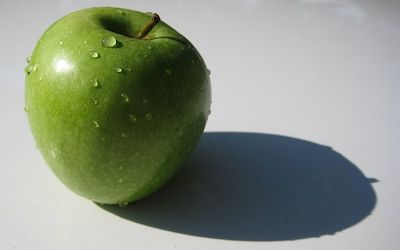
#> input picture PA1/Images/apple.jpg, 400 x 250 px; the run also reads 2 pictures not shown here
$ jupyter execute --allow-errors PA1.ipynb
#> lines starting #> are read from the running program, lines starting #| are printed output that depends on the picture; after the words box and inside, x2 and y2 are one past the last pixel; in counts of white or black regions, pixels touching at a corner belong together
# CSE 4310
# Programming Assignment 1 (P1)

[cell 1]
import cv2
import matplotlib.pyplot as plt
import numpy as np
import math

### Task 1 (20 points)

Import the "rgb.png" image

a) Display the Red, Green and Blue color channels separately in a 1X3 plot. Use grayscale colormap for displaying the images (cmap = "gray" in matplotlib)
DONE

b) Convert the image to grayscale using the formula, grayscale = (0.33 * Red + 0.33 * Green + 0.33 * Blue) and display the image.
DONE

c) Apply an appropriate mask on the "rgb.png" image based on pixel intensity values to display the red pixels only.
DONE

d) Convert the "rgb.png" image to HSV, adjust the value/brightness value in the HSV image to 50%, convert the HSV back to RGB, and display the result.
DONE

[cell 2]
imported_rgb = cv2.imread("Images/rgb.png")

########### TASK 1A ###########
#> (the rest of this cell did not finish here and is left out)

[cell 3]
########### TASK 1B ###########
# For task 1B, we will handle each channel separetely and then calculate respective component, aggregating the sum in a "grayscale" place holder.
grayscale = np.zeros_like(imported_rgb)
#> (the rest of this cell did not finish here and is left out)

#> (a cell that did not finish here is left out)

#> (a cell that did not finish here is left out)

Task 2

DONE
a)

You want to extract the green apple from the image above. Apply a suitable mask to extract the green apple from the RGB image.

You will now do the same thing in HSV space. Covert the image to HSV space and apply a suitable mask to extract the green apple.

Display the original image, the masked image in RGB space and the masked image in HSV color space in a 1X3 plot.

DONE
b) Import the "fruits.jpg" image

You want to extract the orange colors from the image above. Apply a suitable mask to extract the orange pixels in RGB color space.

You will now do the same thing in HSV space. Covert the same image to HSV space and apply a suitable mask to extract the orange color pixels.

Display the original image, the masked image in RGB space and the masked image in HSV color space in a 1X3 plot.

[cell 6]
########### TASK 2A ###########

imported_fruit = cv2.imread("Images/apple.jpg")
#> imported_fruit is the input picture: shape (250, 400, 3); mean B, G, R 129.5, 145.5, 137.5

# Originally I wanted to use the same approach, but I didn't like that it would
# maintain the white background. So instead, we will do a modified version that
# starts off with blacking off the whole image and going from there.

masked_fruit_bgr = np.zeros_like(imported_fruit)


# I stole this from a google search that generated this code via AI
def is_in_range(number, low_high):
    """Returns True if number is within [start, stop), else False."""
    return number in range(low_high[0], low_high[1])


# imported_fruit.shape = (360, 661, 3)
# [12 lines left out: functions is_white, is_yellow, not called in this run]

def is_green(r, g, b):
    return (int(g) > int(r) + 30) and (int(g) > int(b) + 30)


def is_pixel_green(r, g, b, min_intensity=100, ratio=1.0):
    r = int(r)
    g = int(g)
    b = int(b)

    return (g > min_intensity) and ((g > r * ratio) and (g > b * ratio))


for row in range(0, imported_fruit.shape[0]):
    for col in range(0, imported_fruit.shape[1]):
        b, g, r = imported_fruit[row, col]

        if (is_pixel_green(r, g, b, min_intensity=30)):
            masked_fruit_bgr[row, col, :] = imported_fruit[row, col, :]
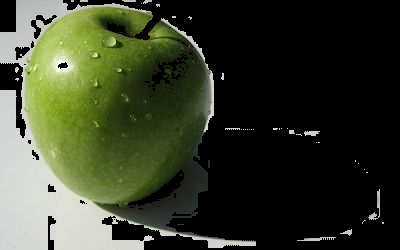
#> masked_fruit_bgr: shape (250, 400, 3); mean B, G, R 42.7, 61.4, 55.9


# For HSV, we just need to find the range of green values for the hue. As such,
# I used my friend (google) to get this range. With this range, we then just
# check every point in the image for the range.

# The range I will use is defined as 80° to 140°.
hsv_fruit = cv2.cvtColor(imported_fruit, cv2.COLOR_BGR2HSV)
#> hsv_fruit: shape (250, 400, 3); mean H, S, V 64.6, 62.8, 148.5

# I finally looked up the better way to implement masks compared to the prior approach of using for loops.
lower_green = np.array([30, 40, 40])
upper_green = np.array([90, 255, 255])

# Binary mask is created :D
mask_hsv_fruit = cv2.inRange(hsv_fruit, lower_green, upper_green)
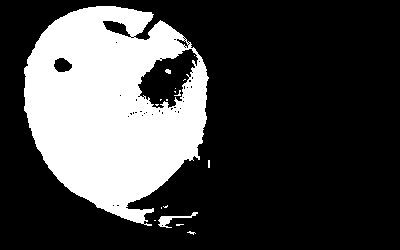
#> mask_hsv_fruit: shape (250, 400); 26.9% white; 17 white regions (14 under 20 px), largest, box (x1, y1, x2, y2) and area: (24, 6, 209, 226) 26612, (158, 212, 198, 228) 177, (165, 69, 171, 74) 23

masked_hsv_fruit = cv2.bitwise_and(hsv_fruit, hsv_fruit, mask=mask_hsv_fruit)
#> masked_hsv_fruit: shape (250, 400, 3); mean H, S, V 10.7, 40.8, 30.4

converted_bgr_to_rgb_masked_fruit = cv2.cvtColor(masked_fruit_bgr, cv2.COLOR_BGR2RGB)
converted_hsv_to_rgb_masked_fruit = cv2.cvtColor(masked_hsv_fruit, cv2.COLOR_HSV2RGB)

fig, ax = plt.subplots(1, 3)

ax[0].imshow(cv2.cvtColor(imported_fruit, cv2.COLOR_BGR2RGB))
ax[0].set_title("Original")

ax[1].imshow(converted_bgr_to_rgb_masked_fruit)
ax[1].set_title("RGB Masked")

ax[2].imshow(converted_hsv_to_rgb_masked_fruit)
ax[2].set_title("HSV Masked")

plt.show()

print(imported_fruit[120, 100])
#| [18 87 66]

[cell 7]
########### TASK 2B ###########

# b) Import the "fruits.jpg" image
#
# <img src = "Images/fruits.jpg" style="width:300px;height:180px">
#
# You want to extract the orange colors from the image above. Apply a suitable
# mask to extract the orange pixels in RGB color space.
#
# You will now do the same thing in HSV space. Covert the same image to HSV
# space and apply a suitable mask to extract the orange color pixels.

# Compared to my prior apporach, it will be better (probably not). That is because I am revisiting this after doing nearly all of the tasks.

imported_fruits = cv2.imread("Images/fruits.jpg")
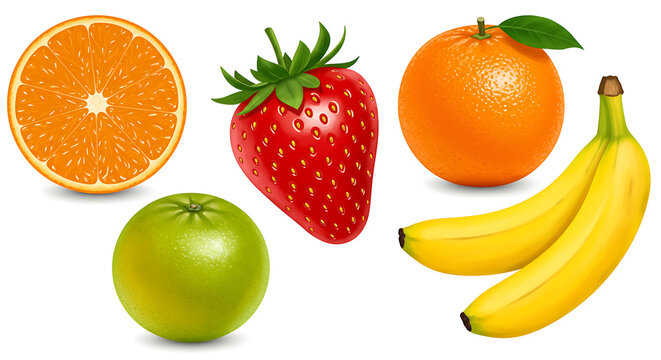
#> input picture PA1/Images/fruits.jpg, 661 x 360 px
#> imported_fruits is the input picture: shape (360, 661, 3); mean B, G, R 140.3, 198.3, 234.8

def is_white(r, g, b):
    if r >= 200 and b >= 200 and g >= 200:
        if r == 255 and b == 255 and g == 255:
            return True

    return False

def is_pixel_orange(r, g, b, min_intensity=100, ratio=1.0):
    return (float((r + g) / 2) > min_intensity) and ((r > g * ratio) and (r > b * ratio))

rows, cols, _ = imported_fruits.shape

masked_orange_fruit_bgr = np.zeros_like(imported_fruits)

for row in range(0, rows):
    for col in range(0, cols):
        b, g, r = imported_fruits[row, col]

        r = int(r)
        g = int(g)
        b = int(b)

        if (is_white(r, g, b) and (r != b or r != g)) or is_pixel_orange(r, g, b, min_intensity=150, ratio=1.2):
            masked_orange_fruit_bgr[row, col] = imported_fruits[row, col]
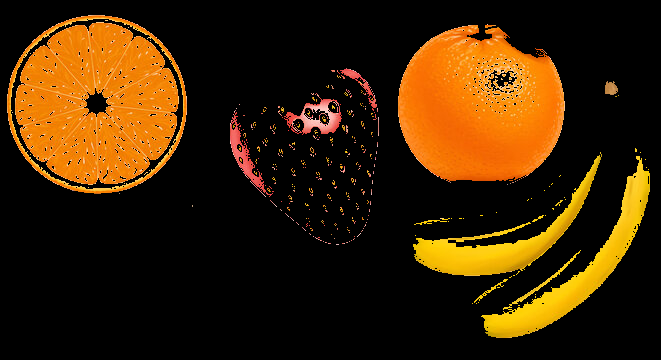
#> masked_orange_fruit_bgr: shape (360, 661, 3); mean B, G, R 4.7, 34.5, 58.6

print(imported_fruits[150, 300])
#| [  2   2 216]


hsv_fruits = cv2.cvtColor(imported_fruits, cv2.COLOR_BGR2HSV)
#> hsv_fruits: shape (360, 661, 3); mean H, S, V 17.4, 112.7, 237.1

# Googled these thresholds
lower_orange = np.array([5, 150, 150])
upper_orange = np.array([20, 255, 255])

mask_hsv_fruits = cv2.inRange(hsv_fruits, lower_orange, upper_orange)
#> mask_hsv_fruits: shape (360, 661); 17.9% white; 276 white regions (270 under 20 px), largest, box (x1, y1, x2, y2) and area: (398, 25, 564, 187) 20074, (15, 23, 178, 185) 19257, (7, 15, 187, 194) 1863, (604, 80, 619, 95) 178, (547, 228, 564, 247) 44, (485, 25, 496, 28) 21
masked_hsv_fruits = cv2.bitwise_and(hsv_fruits, hsv_fruits, mask=mask_hsv_fruits)
#> masked_hsv_fruits: shape (360, 661, 3); mean H, S, V 2.7, 43.2, 43.5


fig, ax = plt.subplots(1, 3, figsize=(10,6))
ax[0].imshow(cv2.cvtColor(imported_fruits, cv2.COLOR_BGR2RGB))
ax[0].set_title("Original")
ax[1].imshow(cv2.cvtColor(masked_orange_fruit_bgr, cv2.COLOR_BGR2RGB))
ax[1].set_title("RGB Masked")
ax[2].imshow(cv2.cvtColor(masked_hsv_fruits, cv2.COLOR_HSV2RGB))
ax[2].set_title("HSV Masked")


# Display the original image, the masked image in RGB space and the masked image in HSV color space in a 1X3 plot.

# Task 3 (20 points)

Import the "pumpkins.jpeg" image and apply the following point processing to it.

a) Create a darker image by subtracting 100 from each pixel intensity value.
DONE

b) Create a nonlinear lower contrast image by applying the formula $(x / 255)^{1/3}$ X 255, where x is the original pixel intensity.
DONE

c) Invert the original image where the pixel values are updated as 255 - current pixel intensity value.
DONE

d) Create a brighter image by adding 100 to each pixel intensity value.
DONE

e) Create a nonlinear higher contrast image by applying the formula $(x / 255)^{2}$ X 255, where x is the original pixel intensity.
DONE

Display all of these images along with the original image in a 2X3 grid.

[cell 8]
########### TASK 3A ###########

imported_pumpkins_bgr = cv2.imread("Images/pumpkins.jpeg")
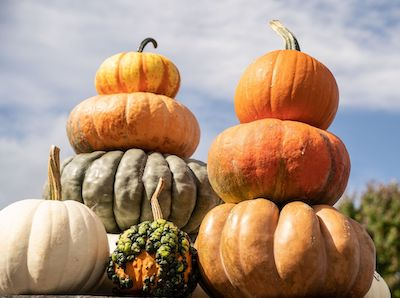
#> input picture PA1/Images/pumpkins.jpeg, 400 x 298 px
#> imported_pumpkins_bgr is the input picture: shape (298, 400, 3); mean B, G, R 124.2, 144.5, 170.8

# So to "subtract 100 from each pixel intensity value", I will interpret this
# as subtracting each channel, ensuring to apply clipping.

task3a_darkened_pumpkin = imported_pumpkins_bgr.copy()
task3a_darkened_pumpkin = cv2.subtract(imported_pumpkins_bgr, 100)

plt.imshow(cv2.cvtColor(task3a_darkened_pumpkin, cv2.COLOR_BGR2RGB))
plt.title("Task 3A")
plt.show()

[cell 9]
########### TASK 3B ###########

# Ok so prior I could use the cv2.subtract, but now I will do the per-pixel
# operation and apply the formula

# Formula: $(x / 255)^{1/3}$ X 255
task3b_nonlinear_image = imported_pumpkins_bgr.copy()

# imported_pumpkins_bgr.shape = (298, 400, 3)
#
# Addendum: I got pranked and learned that x is a normalized value. So I need to normalize first >:(
# Addendum 2: I was wrong, there is no such min-max normalization since the nonlinear_contrast_formula already is doing a form of normalization by dividing by 255
blue_range = [np.min(task3b_nonlinear_image[:, :, 0]), np.max(task3b_nonlinear_image[:, :, 0])]
green_range = [np.min(task3b_nonlinear_image[:, :, 1]), np.max(task3b_nonlinear_image[:, :, 1])]
red_range = [np.min(task3b_nonlinear_image[:, :, 2]), np.max(task3b_nonlinear_image[:, :, 2])]

# We will use min/max normalization

def nonlinear_contrast_formula(channel):
    return float((channel / 255)**(1/3) * 255)

for row in range(0, 298):
    for col in range(0, 400):
        b, g, r = task3b_nonlinear_image[row, col, :]
        task3b_nonlinear_image[row, col, :] = [nonlinear_contrast_formula(b), nonlinear_contrast_formula(g), nonlinear_contrast_formula(r)]
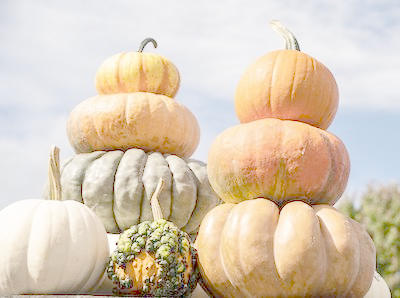
#> task3b_nonlinear_image: shape (298, 400, 3); mean B, G, R 182.9, 202.7, 218

# So PLT doesn't actually need the rgb channels to be in the range 0-255 since
# it has its own normalization metrics, so I did not bother with making the
# channels back into 0-255

plt.imshow(cv2.cvtColor(task3b_nonlinear_image, cv2.COLOR_BGR2RGB))
plt.title("Task 3B")
plt.show()

[cell 10]
########### TASK 3C ###########

# So we just invert the image. I will also just use for loops again, there is probably a more elegant solution with lambda functions or something
task3c_inverted_image = imported_pumpkins_bgr.copy()

for row in range(0, 297):
    for col in range(0, 399):
        b, g, r = task3c_inverted_image[row, col, :]
        b = 255 - b
        g = 255 - g
        r = 255 - r
        task3c_inverted_image[row, col, :] = [b, g, r]
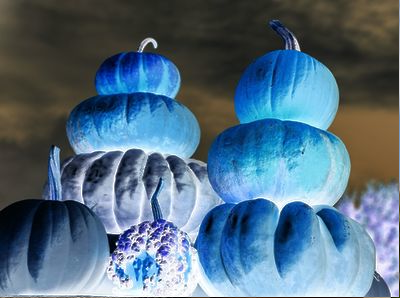
#> task3c_inverted_image: shape (298, 400, 3); mean B, G, R 130.3, 110.1, 83.9

plt.imshow(cv2.cvtColor(task3c_inverted_image, cv2.COLOR_BGR2RGB))
plt.title("Task 3C")
plt.show()

[cell 11]
########### TASK 3D ###########

# For this, do the same approach from task 3a

task3d_brighted_image = imported_pumpkins_bgr.copy()
task3d_brighted_image = cv2.add(task3d_brighted_image, 100)

plt.imshow(cv2.cvtColor(task3d_brighted_image, cv2.COLOR_BGR2RGB))
plt.title("Task 3D")
plt.show()

[cell 12]
########### TASK 3E ###########

# e) Create a nonlinear higher contrast image by applying the formula $(x / 255)^{2}$ X 255, where x is the original pixel intensity.
# Formula: $(x / 255)^{2}$ X 255
task3e_nonlinear_image = imported_pumpkins_bgr.copy()

# imported_pumpkins_bgr.shape = (298, 400, 3)
#
# Addendum: I got pranked and learned that x is a normalized value. So I need to normalize first >:(
blue_range = [np.min(task3e_nonlinear_image[:, :, 0]), np.max(task3e_nonlinear_image[:, :, 0])]
green_range = [np.min(task3e_nonlinear_image[:, :, 1]), np.max(task3e_nonlinear_image[:, :, 1])]
red_range = [np.min(task3e_nonlinear_image[:, :, 2]), np.max(task3e_nonlinear_image[:, :, 2])]

# We will use min/max normalization

def nonlinear_higher_contrast_formula(channel):
    return float((channel / 255)**(2) * 255)

for row in range(0, 298):
    for col in range(0, 400):
        b, g, r = task3e_nonlinear_image[row, col, :]
        task3e_nonlinear_image[row, col, :] = [nonlinear_higher_contrast_formula(b), nonlinear_higher_contrast_formula(g), nonlinear_higher_contrast_formula(r)]
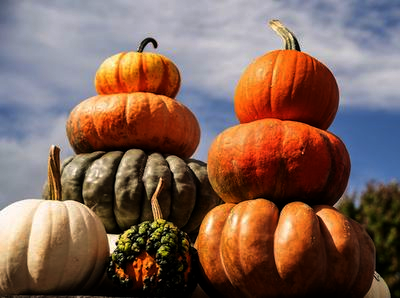
#> task3e_nonlinear_image: shape (298, 400, 3); mean B, G, R 86.6, 98.8, 128.2

plt.imshow(cv2.cvtColor(task3e_nonlinear_image, cv2.COLOR_BGR2RGB))
plt.title("Task 3e")
plt.show()

[cell 13]
# Do the display all them images in 2x3

fig, ax = plt.subplots(2, 3, figsize=(12,8))
ax[0, 0].imshow(cv2.cvtColor(imported_pumpkins_bgr, cv2.COLOR_BGR2RGB))
ax[0, 0].set_title("Original")

ax[0, 1].imshow(cv2.cvtColor(task3a_darkened_pumpkin, cv2.COLOR_BGR2RGB))
ax[0, 1].set_title("Task 3A")

ax[0, 2].imshow(cv2.cvtColor(task3b_nonlinear_image, cv2.COLOR_BGR2RGB))
ax[0, 2].set_title("Task 3B")

ax[1, 0].imshow(cv2.cvtColor(task3c_inverted_image, cv2.COLOR_BGR2RGB))
ax[1, 0].set_title("Task 3C")

ax[1, 1].imshow(cv2.cvtColor(task3d_brighted_image, cv2.COLOR_BGR2RGB))
ax[1, 1].set_title("Task 3D")

ax[1, 2].imshow(cv2.cvtColor(task3e_nonlinear_image, cv2.COLOR_BGR2RGB))
ax[1, 2].set_title("Task 3E")

plt.show()

### Task 4 (30 points)

Import the "butterfly.jpg" image

a) Perform average blur on the imported image with kernel size 5X5 and 11X11.
Display the original image with the filtered/processed images in a 1X3 grid.
DONE

b) Add salt and pepper noise as 10% of all pixels. Perform gaussian blur with
kernel size 5X5, sigma (standard deviation of the Gaussian) of 2.0 and
another gaussian blur with kernel size 11X11, sigma 5. Display the image with
salt and pepper noise and the filtered/processed images in a 1X3 grid.
DONE

c) Add salt and pepper noise as 20% of all pixels. Perform median blur with
kernel size 5X5 and 11X11. Display the image with salt and pepper noise and
the filtered/processed images in a 1X3 grid.
DONE

d) Resize the original image to 50X50 pixels. Also, resize the guassian
blurred image with kernel size 7X7 and sigma 4.0 to 50X50 pixels. Display the
original image with the resized images in a 1X3 grid.
DONE

e) Generate a 3 level Gaussian pyramid (L0 - original image, L1, L2, L3) by
choosing an appropriate kernel size and display the images in a 1X4 grid.
Check the slide (03-Subsampling-and-Image-Pyramid.pdf) for reference.
DONE

f) Generate a 3 level Laplacian pyramid (L0 - original image, L1, L2, L3) by
choosing an appropriate kernel size and display the images in a 1X3 grid.
Check the slide (03-Subsampling-and-Image-Pyramid.pdf) for reference.
DONE

Note: Apply zero-padding to make the filtered image size same as original image.

[cell 14]
imported_butterfly = cv2.imread("Images/butterfly.jpg")
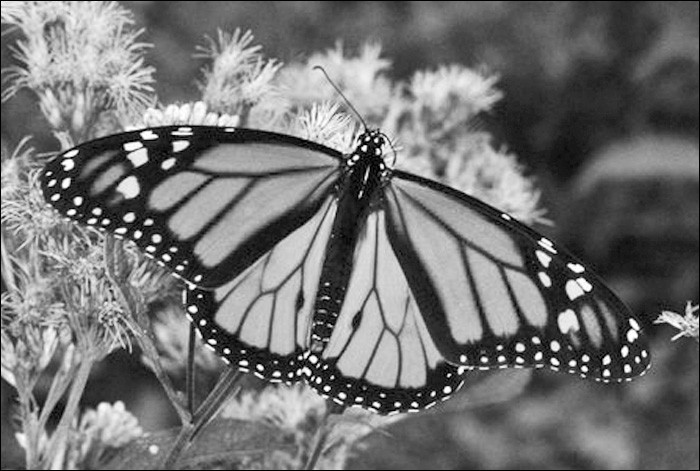
#> input picture PA1/Images/butterfly.jpg, 700 x 471 px
#> imported_butterfly is the input picture: shape (471, 700, 3); min 0, max 255, mean 114.2

[cell 15]
########### TASK 4A ###########

# So first we gotta make a padded image for the respective kernels. I can use
# the power of math (padding 4 and padding 10) and just add new rows with
# respective BGR values that are 0s. Then use a for loop and start the the
# correct row and col, end at the correct row and col, and them apply the
# correlation operation to for the respective kernel. I hope to find some cool
# NP implementations of this...

# So there exists cv2.filter2D so this should be good for what I'm doing.
average_filter5x5 = np.full((5,5), float(1/25))
average_filter11x11 = np.full((11,11), float(1/121))

butterfly_5x5_average_blur = cv2.filter2D(imported_butterfly, -1, average_filter5x5)
butterfly_11x11_average_blur = cv2.filter2D(imported_butterfly, -1, average_filter11x11)
# the -1 is a mysterious parameter for the ddepth. It has something to do with
# having the dimensionality, the -1 parameter ensures that the shape doesn't
# change. So it likely has padding in the implementations.

rgb_butterfly = cv2.cvtColor(imported_butterfly, cv2.COLOR_BGR2RGB)
rgb_butterfly_5x5_average_blur = cv2.cvtColor(butterfly_5x5_average_blur, cv2.COLOR_BGR2RGB)
rgb_butterfly_11x11_average_blur = cv2.cvtColor(butterfly_11x11_average_blur, cv2.COLOR_BGR2RGB)

fig, ax = plt.subplots(1, 3, figsize=(15,3))
ax[0].imshow(rgb_butterfly)
ax[0].set_title("Original")
ax[1].imshow(rgb_butterfly_5x5_average_blur)
ax[1].set_title("5x5")
ax[2].imshow(rgb_butterfly_11x11_average_blur)
ax[2].set_title("11x11")

plt.show()

[cell 16]
########### TASK 4B ###########

# To add salt and pepper, I used the code from this website: https://gist.github.com/gutierrezps/f4ddad3bbd2ad5a9b96e3c06378e28b4

def sp_noise(image, prob):
    '''
    Add salt and pepper noise to image
    prob: Probability of the noise
    '''
#> called with prob = 0.1
    output = image.copy()
    if len(image.shape) == 2:
        black = 0
        white = 255
    else:
        colorspace = image.shape[2]
        if colorspace == 3:  # RGB
            black = np.array([0, 0, 0], dtype='uint8')
            white = np.array([255, 255, 255], dtype='uint8')
        else:  # RGBA
            black = np.array([0, 0, 0, 255], dtype='uint8')
            white = np.array([255, 255, 255, 255], dtype='uint8')
    probs = np.random.random(output.shape[:2])
    output[probs < (prob / 2)] = black
    output[probs > 1 - (prob / 2)] = white
    return output

# I like this implementation since it uses np.random to make the noise and then filters based on the probablity. Thus, I can implement the "10%" and "20%" salting :D

noisy_butterfly_10 = sp_noise(imported_butterfly, .1)
noisy_guassian_butterfly_10_kernel_5x5_sigma_2 = cv2.GaussianBlur(noisy_butterfly_10, (5,5), 2.0)
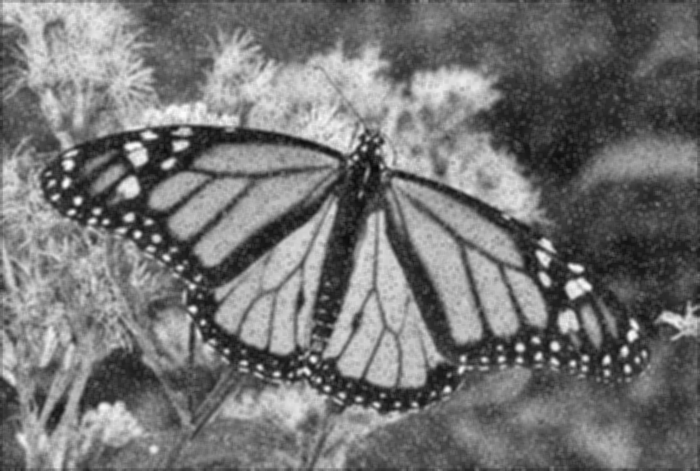
#> noisy_guassian_butterfly_10_kernel_5x5_sigma_2: shape (471, 700, 3); min 9, max 252, mean 115.7
noisy_guassian_butterfly_10_kernel_11x11_sigma_5 = cv2.GaussianBlur(noisy_butterfly_10, (11,11), 5.0)

fig, ax = plt.subplots(1, 3, figsize=(15,3))
ax[0].imshow(noisy_butterfly_10)
ax[0].set_title("Salt and Pepper 10%")
ax[1].imshow(noisy_guassian_butterfly_10_kernel_5x5_sigma_2)
ax[1].set_title("Guassian_kernel5x5_sigma2")
ax[2].imshow(noisy_guassian_butterfly_10_kernel_11x11_sigma_5)
ax[2].set_title("Guassian_kernel11x11_sigma5")

plt.show()
#> (the rest of the program and of its run is left out)
